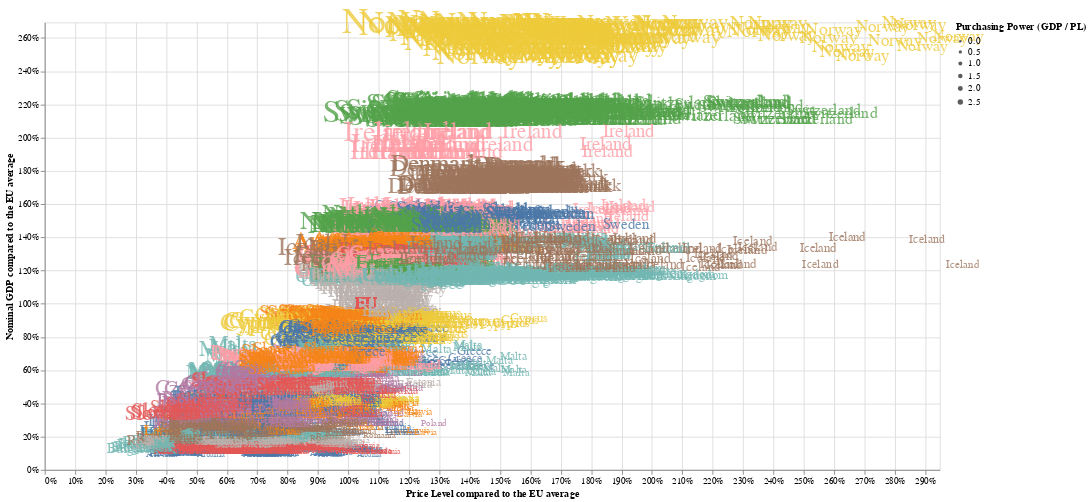

Write notebook code for a chart like this one.
### Code cell
text

### Figure 1 — Vega-Lite specification as saved in the notebook (floating-point values rounded to 4 significant figures; data arrays with more than 128 entries replaced by an {"elided": "..."} marker saying what was removed)
{"$schema": "https://vega.github.io/schema/vega-lite/v2.6.0.json", "config": {"view": {"height": 300, "width": 400}}, "data": {"name": "data-182d23fc4cd4897a6f2a58b02daa70cc"}, "datasets": {"data-182d23fc4cd4897a6f2a58b02daa70cc": {"elided": "4896 records"}}, "encoding": {"color": {"field": "name", "legend": null, "scale": {"domain": ["Albania", "Austria", "Belgium", "Bulgaria", "Switzerland", "Cyprus", "Czechia", "Germany", "Denmark", "Estonia", "Greece", "Spain", "EU", "Finland", "France", "Croatia", "Hungary", "Ireland", "Iceland", "Italy", "Lithuania", "Latvia", "North Macedonia", "Malta", "Netherlands", "Norway", "Poland", "Portugal", "Romania", "Serbia", "Sweden", "Slovenia", "Slovakia", "United Kingdom"]}, "type": "nominal"}, "size": {"field": "PP", "scale": {"clamp": true, "domain": [0, 2.809]}, "title": "Purchasing Power (GDP / PL)", "type": "quantitative"}, "text": {"field": "name", "type": "nominal"}, "tooltip": [{"field": "name", "title": "Country", "type": "nominal"}, {"field": "year", "title": "Year", "type": "quantitative"}, {"field": "gdp", "format": ".2%", "title": "Nominal GDP/EU average", "type": "quantitative"}, {"field": "PLI", "format": ".2%", "title": "Price Level/EU average", "type": "quantitative"}, {"field": "PP", "format": ".2%", "title": "Purchasing Power/EU average", "type": "quantitative"}], "x": {"axis": {"format": "%"}, "field": "PLI", "scale": {"clamp": true, "domain": [0, 2.948]}, "title": "Price Level compared to the EU average", "type": "quantitative"}, "y": {"axis": {"format": "%"}, "field": "gdp", "scale": {"clamp": true, "domain": [0, 2.694]}, "title": "Nominal GDP compared to the EU average", "type": "quantitative"}}, "height": 500, "mark": {"align": "left", "baseline": "middle", "dx": 7, "opacity": 0.8, "type": "text"}, "selection": {"Category": {"bind": {"input": "select", "options": ["Food Overall", "Bread and cereals", "Meat", "Alcoholic beverages", "Housing, water, electricity, gas and other fuels", "Households appliances", "Transport", "Restaurants and hotels"]}, "empty": "all", "fields": ["Label"], "on": "click", "resolve": "global", "type": "single"}, "year": {"bind": {"input": "range", "max": 2017, "min": 2000, "step": 1}, "empty": "all", "fields": ["year"], "on": "click", "resolve": "global", "type": "single"}}, "transform": [{"filter": {"selection": "year"}}, {"filter": {"selection": "Category"}}], "width": 1000}
